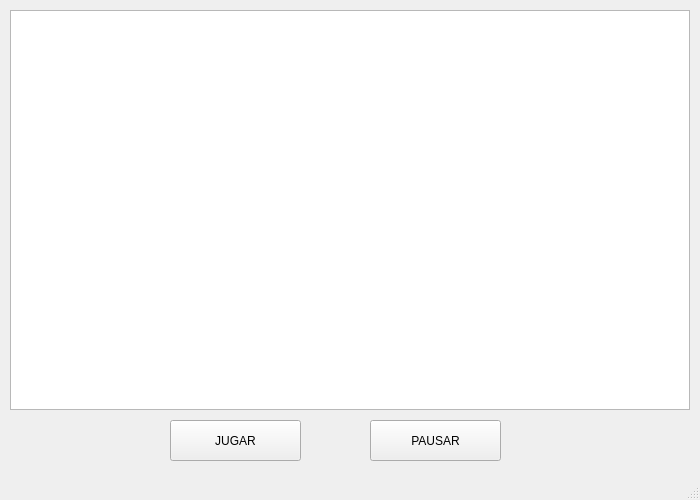
<?xml version="1.0" encoding="UTF-8"?>
<ui version="4.0">
 <class>MainWindow</class>
 <widget class="QMainWindow" name="MainWindow">
  <property name="geometry">
   <rect>
    <x>0</x>
    <y>0</y>
    <width>700</width>
    <height>500</height>
   </rect>
  </property>
  <property name="minimumSize">
   <size>
    <width>700</width>
    <height>500</height>
   </size>
  </property>
  <property name="maximumSize">
   <size>
    <width>700</width>
    <height>500</height>
   </size>
  </property>
  <property name="windowTitle">
   <string>MainWindow</string>
  </property>
  <widget class="QWidget" name="centralwidget">
   <widget class="QGraphicsView" name="Grafica">
    <property name="geometry">
     <rect>
      <x>10</x>
      <y>10</y>
      <width>680</width>
      <height>400</height>
     </rect>
    </property>
   </widget>
   <widget class="QPushButton" name="inicioJuego">
    <property name="geometry">
     <rect>
      <x>170</x>
      <y>420</y>
      <width>131</width>
      <height>41</height>
     </rect>
    </property>
    <property name="text">
     <string>JUGAR</string>
    </property>
   </widget>
   <widget class="QPushButton" name="pausaJuego">
    <property name="geometry">
     <rect>
      <x>370</x>
      <y>420</y>
      <width>131</width>
      <height>41</height>
     </rect>
    </property>
    <property name="text">
     <string>PAUSAR</string>
    </property>
   </widget>
  </widget>
  <widget class="QMenuBar" name="menubar">
   <property name="geometry">
    <rect>
     <x>0</x>
     <y>0</y>
     <width>700</width>
     <height>21</height>
    </rect>
   </property>
  </widget>
  <widget class="QStatusBar" name="statusbar"/>
 </widget>
 <resources/>
 <connections/>
</ui>
